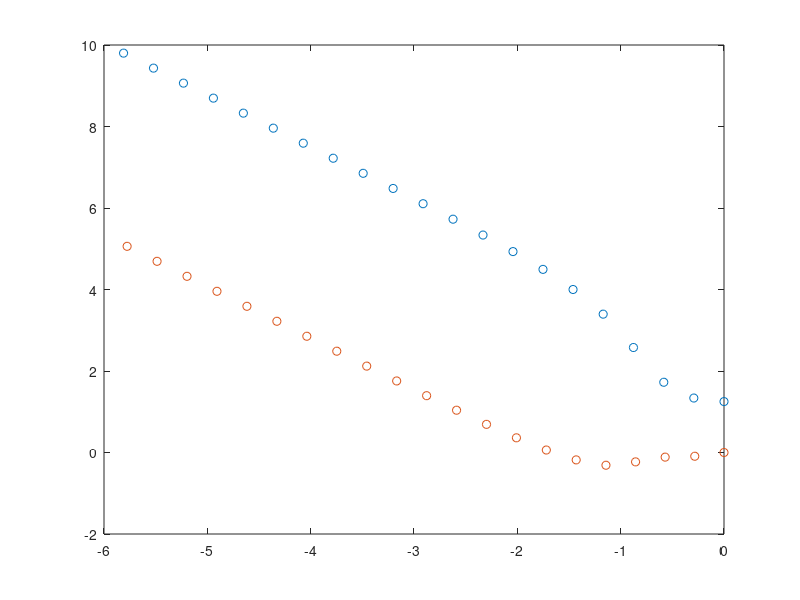
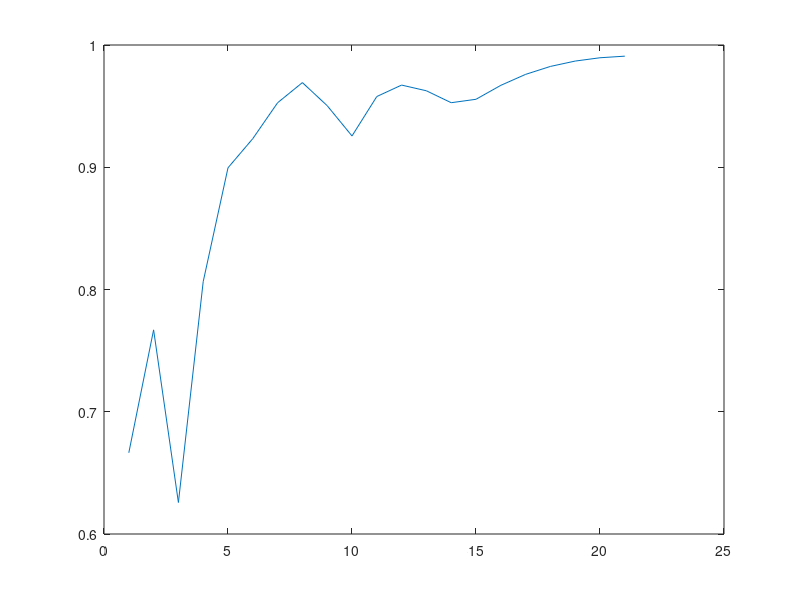

These charts were generated, in order, by the following MATLAB code: (Note: this script raises an error after producing the figures.)
close all;
N=2;
dt=0.5;
step=20;
d0=1;
d1=2.25;
K=1;
sigma=1;
beta=0.25;
theta=2;
avg=zeros(1,step+1);
for t=1:20
    p=zeros(2*N,step+1);
    v=zeros(2*N,step+1);
    a=zeros(2*N,step+1);
    scal=zeros(1,step+1);

    if N==2
        p(:,1)=[0; 2; 0; 0]*0.625;
        v(:,1)=randi([-100,100],[4,1])/100;
    elseif N==3
        p(:,1)=[0; 2; -2/sqrt(3); 0; 2/sqrt(3); 0]*0.625;
        v(:,1)=randi([-100,100],[6,1])/100;
    else
        p(:, 1)=[0; 2; -2/sqrt(3); 0; 2/sqrt(3); 0; 0; -2]*0.625;
        v(:,1)=randi([-100,100],[8,1])/100;
    end

    for i=1:N
        for j=1:N
            if i~=j
                scal(1,1) = scal(1,1) + dot(v(2*i-1:2*i,1),v(2*j-1:2*j,1))/norm(v(2*i-1:2*i,1))/norm(v(2*j-1:2*j,1));
            end
        end
    end

    for i=1:step
        s=0;
        for j=1:N
            ta=zeros(2,1);
            f0=zeros(2,1);
            f1=zeros(2,1);
            lambda=0;
            for k=1:N
                if j~=k
                    rp=norm(p(2*j-1:2*j,i)-p(2*k-1:2*k,i));
                    rv=norm(v(2*j-1:2*j,i)-v(2*k-1:2*k,i));
                    if i>j
                        ta=ta + K/(sigma^2+rp^2)^beta * (v(2*k-1:2*k,i)-v(2*j-1:2*j,i));
                        f0=1/(rp^2-d0)^theta*(p(2*j-1:2*j,i)-p(2*k-1:2*k,i));
                        f1=1/(rp^2-d1)^theta*(-p(2*k-1:2*k,i)+p(2*j-1:2*j,i));
                        lambda = lambda+1/N*rv^2;
                    else
                        ta=ta + K/(sigma^2+rp^2)^beta * (v(2*k-1:2*k,i)-v(2*j-1:2*j,i));
                        f0=1/(rp^2-d0)^theta*(p(2*j-1:2*j,i)-p(2*k-1:2*k,i));
                        f1=1/(rp^2-d1)^theta*(-p(2*k-1:2*k,i)+p(2*j-1:2*j,i));
                    end
                end
            end
            a(2*j-1:2*j,i+1)=ta+sqrt(lambda)*(f0+f1);
        end
        v(:,i+1)=v(:,i)+a(:,i+1)*dt;
        p(:,i+1)=p(:,i)+v(:,i)*dt+0.5*a(:,i+1)*dt^2;
        for m=1:N
            for n=1:N
                if m~=n
                    scal(1,i+1) = scal(1,i+1) + dot(v(2*m-1:2*m,i+1),v(2*n-1:2*n,i+1))/norm(v(2*m-1:2*m,i+1))/norm(v(2*n-1:2*n,i+1));
                end
            end
        end
    end
    scal = abs(scal/N/(N-1));
    avg=avg+scal;
end

h=figure;
plot(p(1,:),p(2,:),'o');
hold on;
if N==2
    plot(p(3,:),p(4,:),'o');
elseif N==3
    plot(p(3,:),p(4,:),'o');
    plot(p(5,:),p(6,:),'o');
else
    plot(p(3,:),p(4,:),'o');
    plot(p(5,:),p(6,:),'o');
    plot(p(7,:),p(8,:),'o');
end
hold off;

g=figure;
t=1:step+1;
plot(t,avg/20);

plot(t,b01/20,'LineWidth',2);
hold on
plot(t,b025/20,'LineWidth',2);
plot(t,b05/20,'LineWidth',2);
plot(t,b075/20,'LineWidth',2);
plot(t,b1/20,'LineWidth',2);
axis square;
axis([0 step+1 0 1])
xlabel('time steps')
ylabel('\psi_{scal}')
ylabel('average \psi_{scal}')
title('\sigma=0.5')